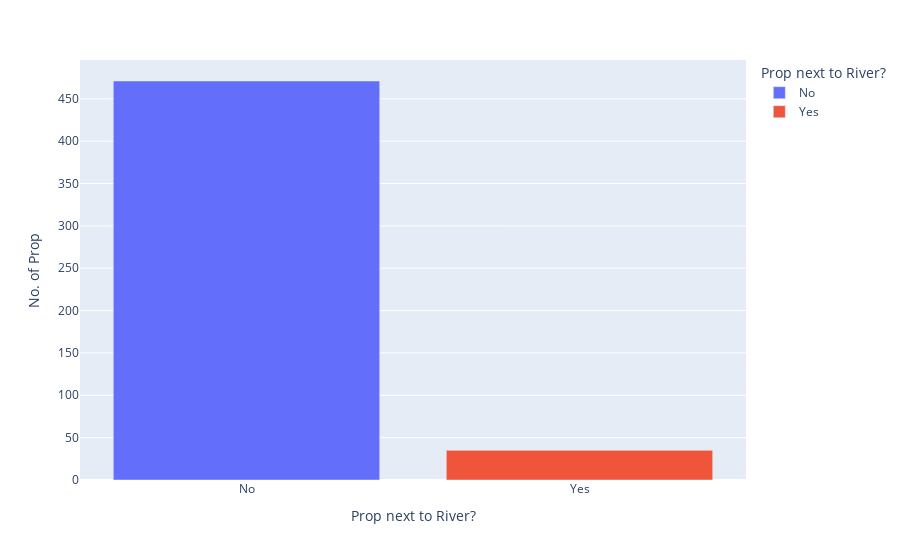

The notebook cell this image was saved under:
### Markdown cell above
#### Next to the River? ⛵️

**Challenge**

Create a bar chart with plotly for CHAS to show many more homes are away from the river versus next to it. The bar chart should look something like this:

<img src=https://i.imgur.com/AHwoQ6l.png height=350>

You can make your life easier by providing a list of values for the x-axis (e.g., `x=['No', 'Yes']`)

### Code cell
from cProfile import label


data["Near_River"] = np.where(data.CHAS == 0, "No", "Yes")
df_CHAS = data.groupby('Near_River').count()
px.bar(df_CHAS, x=df_CHAS.index, y=df_CHAS.CRIM, color=df_CHAS.index, labels= {'CRIM':'No. of Prop', 'Near_River':'Prop next to River?'})

### Figure 1 — Plotly figure (JSON) as saved in the notebook; plotly's stock layout.template omitted (floating-point values rounded to 4 significant figures)
{"data": [{"alignmentgroup": "True", "hovertemplate": "Prop next to River?=%{x}<br>No. of Prop=%{y}<extra></extra>", "legendgroup": "No", "marker": {"color": "#636efa", "pattern": {"shape": ""}}, "name": "No", "offsetgroup": "No", "orientation": "v", "showlegend": true, "textposition": "auto", "type": "bar", "x": ["No"], "xaxis": "x", "y": [471], "yaxis": "y"}, {"alignmentgroup": "True", "hovertemplate": "Prop next to River?=%{x}<br>No. of Prop=%{y}<extra></extra>", "legendgroup": "Yes", "marker": {"color": "#EF553B", "pattern": {"shape": ""}}, "name": "Yes", "offsetgroup": "Yes", "orientation": "v", "showlegend": true, "textposition": "auto", "type": "bar", "x": ["Yes"], "xaxis": "x", "y": [35], "yaxis": "y"}], "layout": {"barmode": "relative", "legend": {"title": {"text": "Prop next to River?"}, "tracegroupgap": 0}, "margin": {"t": 60}, "xaxis": {"anchor": "y", "categoryarray": ["No", "Yes"], "categoryorder": "array", "domain": [0, 1], "title": {"text": "Prop next to River?"}}, "yaxis": {"anchor": "x", "domain": [0, 1], "title": {"text": "No. of Prop"}}}}
